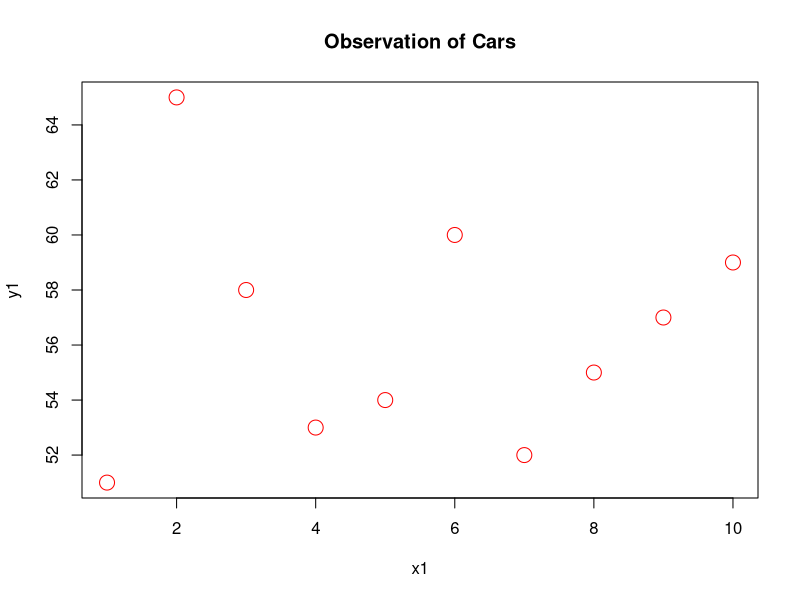

Reproduce this figure in R.
#x<-c(5,7,8,7,3,2,3,9,4,11,6,9,12)
#y<-c(99,88,77,65,45,33,103,85,111,87,22,11,13)
#plot(x,y)
#plot(x,y,main="Observation of Cars",xleb="Car age",yleb="Car Speed")
#compare plot
x1<-c(1,2,5,3,6,4,10,7,9,8)
y1<-c(51,65,54,58,60,53,59,52,57,55)
x2<-c(2,4,6,8,10,12,14,16,18,20)
y2<-c(91,82,83,87,85,89,86,89,84,90)
plot(x1,y1,main="Observation of Cars", xleb="Car age",yleb="Car Speed",col="red",cex=2)
points(x2,y2,col="blue",cex=2)